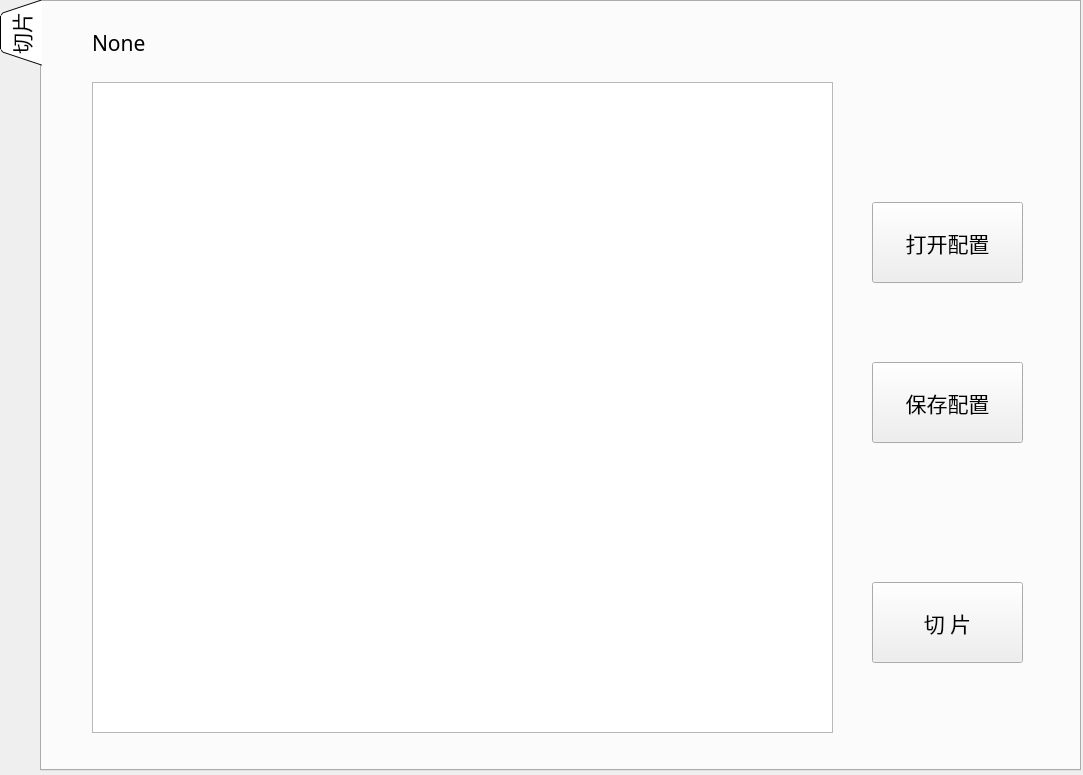
<?xml version="1.0" encoding="UTF-8"?>
<ui version="4.0">
 <class>Form</class>
 <widget class="QWidget" name="Form">
  <property name="geometry">
   <rect>
    <x>0</x>
    <y>0</y>
    <width>1083</width>
    <height>775</height>
   </rect>
  </property>
  <property name="windowTitle">
   <string>Form</string>
  </property>
  <widget class="QTabWidget" name="tabWidget">
   <property name="geometry">
    <rect>
     <x>0</x>
     <y>0</y>
     <width>1081</width>
     <height>771</height>
    </rect>
   </property>
   <property name="font">
    <font>
     <family>微软雅黑</family>
     <pointsize>16</pointsize>
    </font>
   </property>
   <property name="tabPosition">
    <enum>QTabWidget::West</enum>
   </property>
   <property name="tabShape">
    <enum>QTabWidget::Triangular</enum>
   </property>
   <property name="currentIndex">
    <number>0</number>
   </property>
   <widget class="QWidget" name="sliceTab">
    <attribute name="title">
     <string>切片</string>
    </attribute>
    <widget class="QPushButton" name="sliceButton">
     <property name="geometry">
      <rect>
       <x>830</x>
       <y>580</y>
       <width>151</width>
       <height>81</height>
      </rect>
     </property>
     <property name="font">
      <font>
       <family>微软雅黑</family>
       <pointsize>16</pointsize>
      </font>
     </property>
     <property name="text">
      <string>切 片</string>
     </property>
    </widget>
    <widget class="QTextEdit" name="configEdit">
     <property name="geometry">
      <rect>
       <x>50</x>
       <y>80</y>
       <width>741</width>
       <height>651</height>
      </rect>
     </property>
    </widget>
    <widget class="QPushButton" name="openConfigButton">
     <property name="geometry">
      <rect>
       <x>830</x>
       <y>200</y>
       <width>151</width>
       <height>81</height>
      </rect>
     </property>
     <property name="text">
      <string>打开配置</string>
     </property>
    </widget>
    <widget class="QPushButton" name="saveConfigButton">
     <property name="geometry">
      <rect>
       <x>830</x>
       <y>360</y>
       <width>151</width>
       <height>81</height>
      </rect>
     </property>
     <property name="text">
      <string>保存配置</string>
     </property>
    </widget>
    <widget class="QLabel" name="configPath">
     <property name="geometry">
      <rect>
       <x>50</x>
       <y>20</y>
       <width>911</width>
       <height>41</height>
      </rect>
     </property>
     <property name="text">
      <string>None</string>
     </property>
    </widget>
   </widget>
  </widget>
 </widget>
 <resources/>
 <connections/>
</ui>
